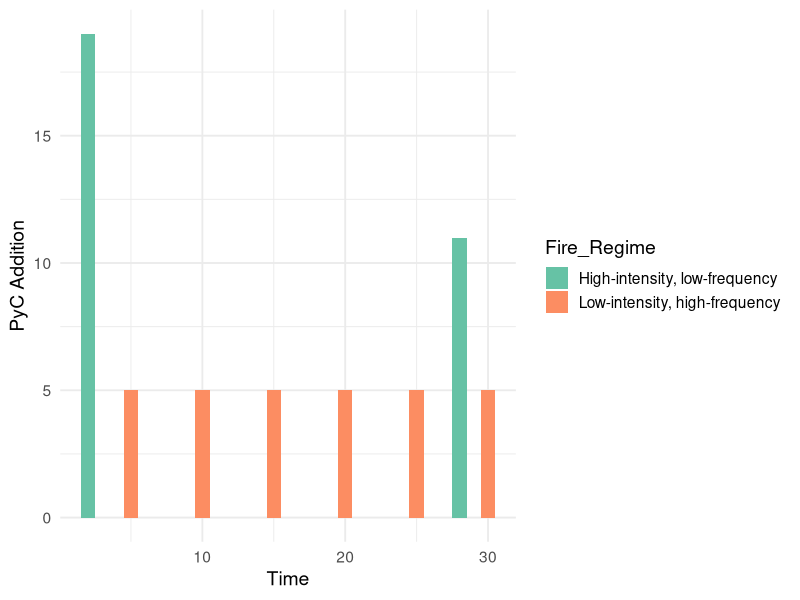
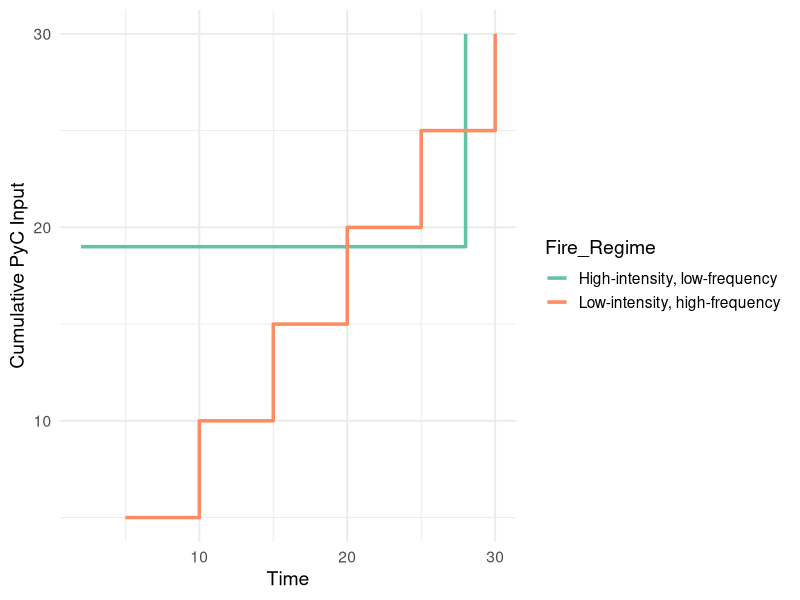
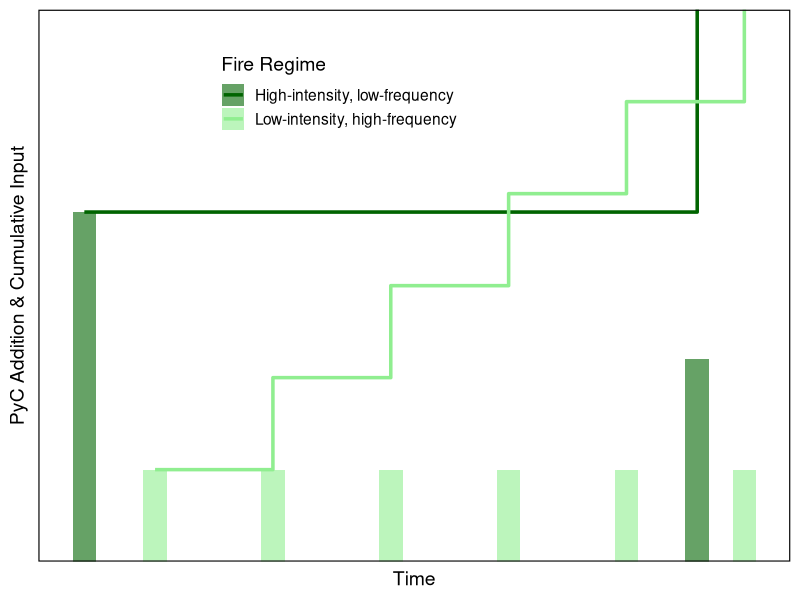
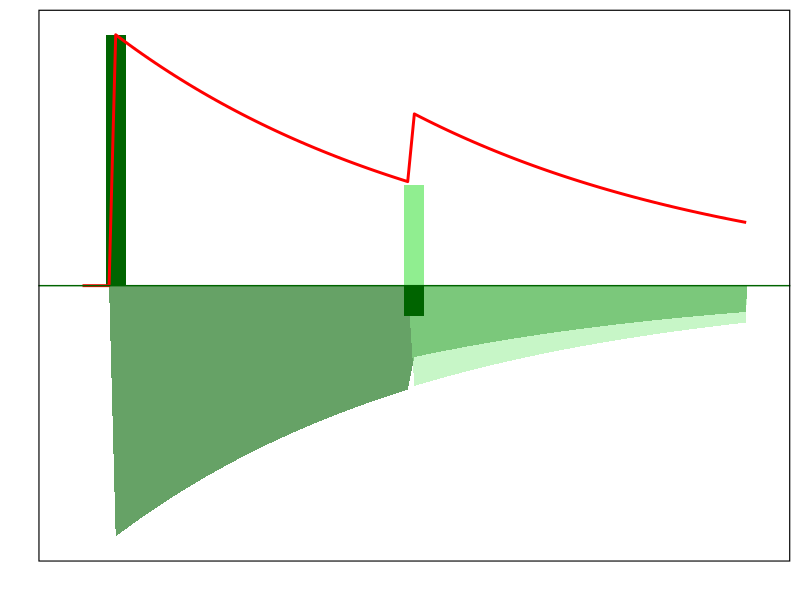
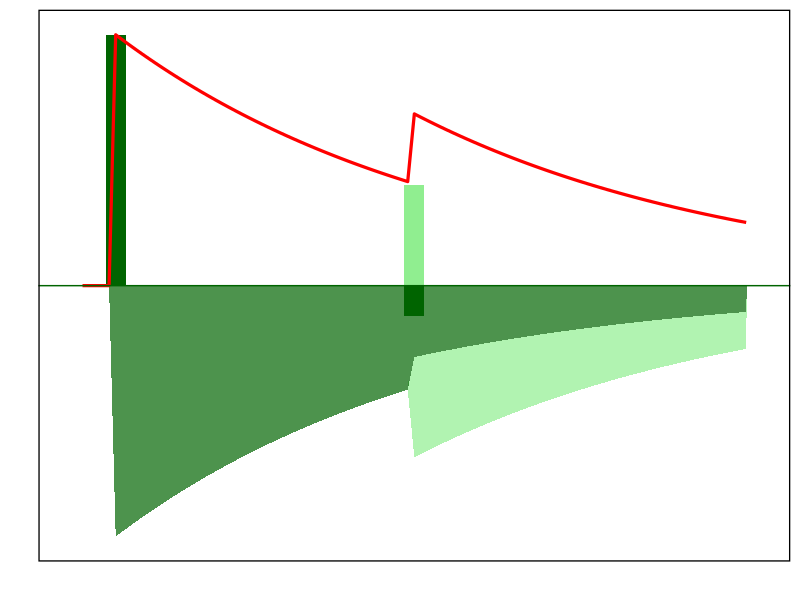
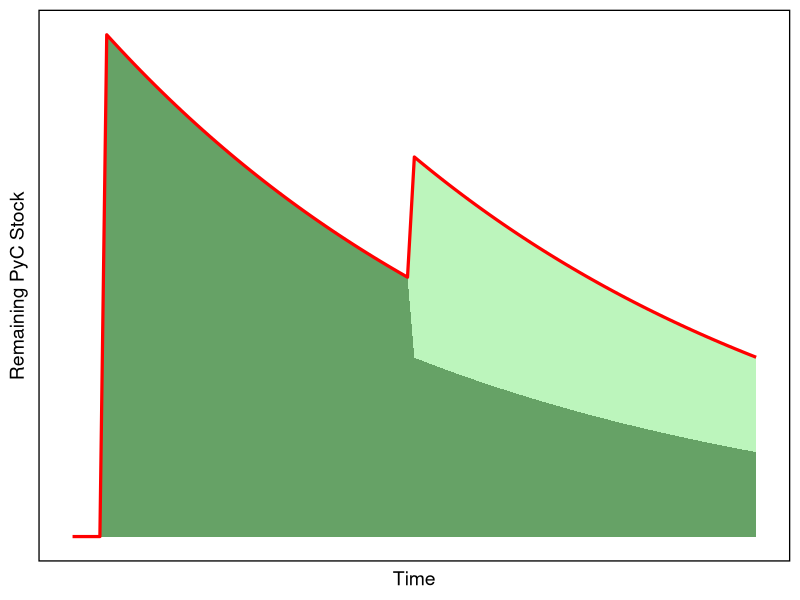

R code for these plots, in order:
library(ggplot2)
library(dplyr)

# ------------------------------
# Example data
# ------------------------------
# Two regimes: high-intensity/low-frequency vs. low-intensity/high-frequency
df <- data.frame(
  time = c(2, 28,    # <-- changed 30 to 28 so it doesn't overlap
           5, 10, 15, 20, 25, 30),
  addition = c(19, 11, 
               5, 5, 5, 5, 5, 5),
  Fire_Regime = c(rep("High-intensity, low-frequency", 2),
                  rep("Low-intensity, high-frequency", 6)),
  stringsAsFactors = FALSE
)

# ------------------------------
# Figure 1a: Bars (Additions per event)
# ------------------------------
p1a <- ggplot(df, aes(x = time, y = addition, fill = Fire_Regime)) +
  geom_col(width = 1, position = "dodge") +
  labs(x = "Time", y = "PyC Addition") +
  scale_fill_brewer(palette = "Set2") +
  theme_minimal(base_size = 14)

# ------------------------------
# Figure 1b: Stepwise cumulative inputs
# ------------------------------
df_cumulative <- df %>%
  group_by(Fire_Regime) %>%
  arrange(time) %>%
  mutate(cumulative = cumsum(addition))

p1b <- ggplot(df_cumulative, aes(x = time, y = cumulative, color = Fire_Regime)) +
  geom_step(linewidth = 1.2) +
  labs(x = "Time", y = "Cumulative PyC Input") +
  scale_color_brewer(palette = "Set2") +
  theme_minimal(base_size = 14)

# ------------------------------
# Combined version: Bars + cumulative line
# ------------------------------
p_combined <- ggplot(df_cumulative, aes(x = time)) +
  geom_step(aes(y = cumulative, color = Fire_Regime),
            linewidth = 1.2) +
  geom_col(aes(y = addition, fill = Fire_Regime),
           width = 1, position = "dodge", alpha = 0.6) +
  labs(x = "Time", y = "PyC Addition & Cumulative Input",
       fill = "Fire Regime",
       color = "Fire Regime") +
  scale_color_manual(values = c("High-intensity, low-frequency" = "darkgreen",
                                "Low-intensity, high-frequency" = "lightgreen")) +
  scale_fill_manual(values = c("High-intensity, low-frequency" = "darkgreen",
                               "Low-intensity, high-frequency" = "lightgreen")) +
  theme_minimal(base_size = 14) +
  scale_y_continuous(expand = c(0, 0))+
  theme(
    legend.position = c(0.4, 0.85),
    panel.grid = element_blank(),      # remove all grid lines
    axis.text = element_blank(),       # remove axis numbers
    axis.ticks = element_blank(),      # remove tick marks
    panel.border = element_rect(color = "black", fill = NA, linewidth = 0.8) # add outside border
  )


# Print plots
p1a
p1b
p_combined
#ggsave("~/Library/CloudStorage/Box-Box/WhitmanLab/Projects/Repeated_Fire/manuscript_test/figure_drafts/p_combined.tiff", plot = p_combined, width = 4, height = 5)



##overlap decay 1 and decay 2
library(ggplot2)
library(dplyr)

# Time sequence
time <- seq(0, 100, by = 1)

# Parameters
fire1 <- 5
fire2 <- 50
add1 <- 50
add2 <- 20
loss_fraction <- 0.3
k1 <- 0.02   # Decay rate before fire 2
k2 <- 0.02  # Slower decay after fire 2 (more resistant)

# First-fire PyC stock over time (switch decay rate at fire2)
decay1 <- numeric(length(time))

for (i in seq_along(time)) {
  t <- time[i]
  if (t < fire1) {
    decay1[i] <- 0
  } else if (t >= fire1 && t < fire2) {
    decay1[i] <- add1 * exp(-k1 * (t - fire1))
  } else {
    remaining_at_fire2 <- add1 * exp(-k1 * (fire2 - fire1))
    remaining_after_loss <- remaining_at_fire2 * (1 - loss_fraction)
    decay1[i] <- remaining_after_loss * exp(-k2 * (t - fire2))
  }
}

# Second-fire PyC stock
decay2 <- ifelse(time >= fire2, add2 * exp(-k1 * (time - fire2)), 0)

# Net stock
net_stock <- decay1 + decay2

df <- data.frame(time, decay1, decay2, net_stock)

ggplot(df, aes(x = time)) +
  # First-fire PyC decay (continuous area)
  geom_area(aes(y = -decay1), fill = "darkgreen", alpha = 0.6) +
  # Second-fire PyC decay
  geom_area(aes(y = -decay2), fill = "lightgreen", alpha = 0.5) +
  # Instant loss at fire2 (negative bar)
  geom_col(aes(y = ifelse(time == fire2, -loss_fraction * add1 * exp(-k1 * (fire2 - fire1)), 0)),
           fill = "darkgreen", width = 3) +
  # Additions as bars
  geom_col(aes(y = ifelse(time == fire1, add1, 0)), fill = "darkgreen", width = 3) +
  geom_col(aes(y = ifelse(time == fire2, add2, 0)), fill = "lightgreen", width = 3) +
  # Net stock line
  geom_line(aes(y = net_stock), color = "red", size = 1) +
  geom_hline(yintercept = 0, color = "darkgreen") +
  theme_minimal(base_size = 14) +
  labs(x = "", y = "") +
  theme(
    panel.grid = element_blank(),
    axis.text = element_blank(),
    axis.ticks = element_blank(),
    panel.border = element_rect(color = "black", fill = NA, linewidth = 0.8)
  ) 
#ggsave("~/Library/CloudStorage/Box-Box/WhitmanLab/Projects/Repeated_Fire/manuscript_test/figure_drafts/netstock.tiff", width = 5, height = 4)


# stack decay 1 and decay 2

library(ggplot2)
library(dplyr)
library(tidyr)

# Time sequence
time <- seq(0, 100, by = 1)

# Parameters (you can tweak)
fire1 <- 5
fire2 <- 50
add1 <- 50
add2 <- 20
loss_fraction <- 0.3
k1 <- 0.02   # decay rate for newly produced PyC
k2 <- 0.02   # decay rate for older/remaining PyC after fire2

# Compute remaining amount of first-fire PyC at fire2 (before instant loss)
remaining_at_fire2 <- add1 * exp(-k1 * (fire2 - fire1))
remaining_after_loss <- remaining_at_fire2 * (1 - loss_fraction)

# First-fire stock over time: k1 until fire2, then remaining_after_loss decays with k2
decay1 <- ifelse(
  time < fire1, 
  0,
  ifelse(
    time < fire2,
    add1 * exp(-k1 * (time - fire1)),
    remaining_after_loss * exp(-k2 * (time - fire2))
  )
)

# Second-fire stock (new PyC), decays with k1 after fire2
decay2 <- ifelse(time >= fire2, add2 * exp(-k1 * (time - fire2)), 0)

# Net stock (what you plot as the red line)
net_stock <- decay1 + decay2

# Instant combustion loss at fire2 (negative bar)
instant_loss_vec <- ifelse(time == fire2, - (loss_fraction * remaining_at_fire2), 0)

# Dataframe
df <- data.frame(time, decay1, decay2, net_stock, instant_loss = instant_loss_vec)

# Long form for stacking: IMPORTANT -> put decay2 first so it's plotted below decay1
df_long <- df %>%
  pivot_longer(cols = c(decay2, decay1), names_to = "source", values_to = "value") %>%
  mutate(source = factor(source, levels = c("decay2", "decay1")),  # decay2 below decay1
         value = -value)  # negative so areas plot below the zero line

# Plot
ggplot() +
  # stacked loss areas (light green BELOW, dark green ABOVE)
  geom_area(data = df_long, aes(x = time, y = value, fill = source), position = "stack", alpha = 0.7) +
  scale_fill_manual(values = c("decay2" = "lightgreen", "decay1" = "darkgreen")) +
  # instant loss at fire2 (negative bar)
  geom_col(data = df, aes(x = time, y = instant_loss),
           inherit.aes = FALSE, fill = "darkgreen", width = 3) +
  # additions as vertical bars above zero
  geom_col(data = df, aes(x = time, y = ifelse(time == fire1, add1, 0)),
           inherit.aes = FALSE, fill = "darkgreen", width = 3) +
  geom_col(data = df, aes(x = time, y = ifelse(time == fire2, add2, 0)),
           inherit.aes = FALSE, fill = "lightgreen", width = 3) +
  # net stock line (red)
  geom_line(data = df, aes(x = time, y = net_stock), color = "red", size = 1.1) +
  geom_hline(yintercept = 0, color = "darkgreen") +
  theme_minimal(base_size = 14) +
  labs(x = "", y = "") +
  theme(
    panel.grid = element_blank(),
    axis.text = element_blank(),
    axis.ticks = element_blank(),
    panel.border = element_rect(color = "black", fill = NA, linewidth = 0.9),
    legend.position = "none"
  )
#ggsave("~/Library/CloudStorage/Box-Box/WhitmanLab/Projects/Repeated_Fire/manuscript_test/figure_drafts/netstock.tiff", width = 5, height = 4)

# Thea's update

library(ggplot2)
library(dplyr)

# Time sequence
time <- seq(0, 100, by = 1)

# Parameters
fire1 <- 5
fire2 <- 50
add1 <- 50
add2 <- 20
loss_fraction <- 0.3
k1 <- 0.015
k2 <- 0.015

# Compute remaining amount of first-fire PyC at fire2 (before instant loss)
remaining_at_fire2 <- add1 * exp(-k1 * (fire2 - fire1))
remaining_after_loss <- remaining_at_fire2 * (1 - loss_fraction)

# First-fire stock over time
decay1 <- ifelse(
  time < fire1, 0,
  ifelse(time < fire2,
         add1 * exp(-k1 * (time - fire1)),
         remaining_after_loss * exp(-k2 * (time - fire2)))
)

# Second-fire stock
decay2 <- ifelse(time >= fire2, add2 * exp(-k1 * (time - fire2)), 0)

# Net stock
net_stock <- decay1 + decay2

# Dataframe for plotting
df <- data.frame(time, decay1, decay2, net_stock) %>%
  mutate(ymin_dark = 0,
         ymax_dark = decay1,
         ymin_light = decay1,
         ymax_light = decay1 + decay2)

# Plot
ggplot(df, aes(x = time)) +
  # dark green (first fire)
  geom_ribbon(aes(ymin = ymin_dark, ymax = ymax_dark),
              fill = "darkgreen", alpha = 0.6) +
  # light green stacked on top (second fire)
  geom_ribbon(aes(ymin = ymin_light, ymax = ymax_light),
              fill = "lightgreen", alpha = 0.6) +
  # red net stock line
  geom_line(aes(y = net_stock), color = "red", linewidth = 1.1) +
  theme_minimal(base_size = 14) +
  labs(x = "Time", y = "Remaining PyC Stock") +
  theme(
    panel.grid = element_blank(),
    axis.text = element_blank(),
    axis.ticks = element_blank(),
    panel.border = element_rect(color = "black", fill = NA, linewidth = 0.9),
    legend.position = "none"
  )

#ggsave("~/Library/CloudStorage/Box-Box/WhitmanLab/Projects/Repeated_Fire/manuscript_test/figure_drafts/netstock_edited.tiff", width = 5, height = 4)


